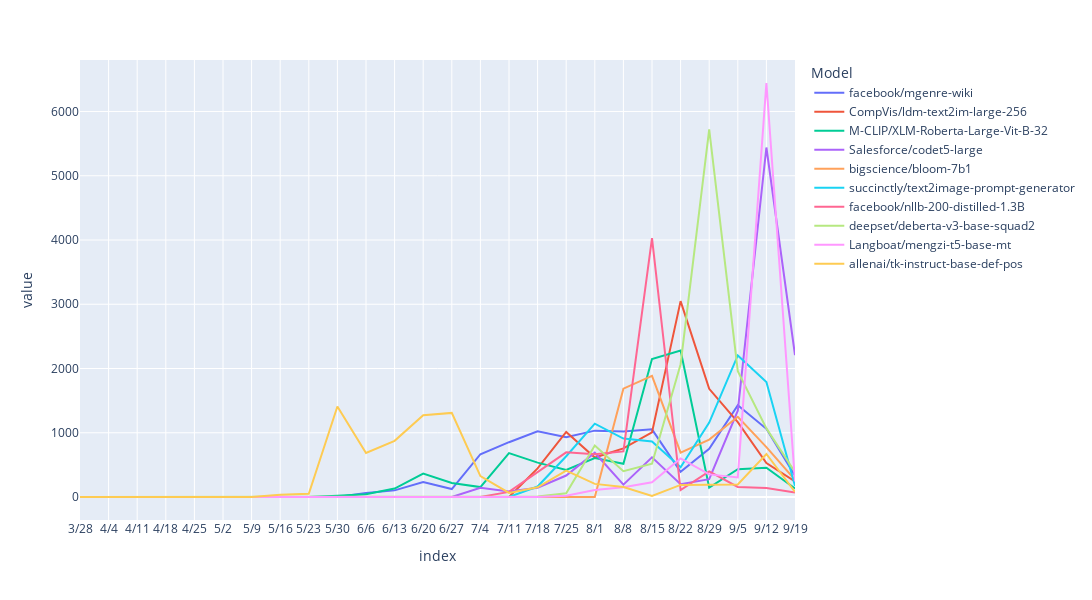

Notebook code for this chart:
### Code cell
df_popular_low1.plot(kind='line', width=1400, height=600) #models that have mean downloads > 275 but < 500

### Figure 1 — Plotly figure (JSON) as saved in the notebook; plotly's stock layout.template omitted (floating-point values rounded to 4 significant figures)
{"data": [{"hovertemplate": "Model=facebook/mgenre-wiki<br>index=%{x}<br>value=%{y}<extra></extra>", "legendgroup": "facebook/mgenre-wiki", "line": {"color": "#636efa", "dash": "solid"}, "marker": {"symbol": "circle"}, "mode": "lines", "name": "facebook/mgenre-wiki", "orientation": "v", "showlegend": true, "type": "scatter", "x": ["3/28", "4/4", "4/11", "4/18", "4/25", "5/2", "5/9", "5/16", "5/23", "5/30", "6/6", "6/13", "6/20", "6/27", "7/4", "7/11", "7/18", "7/25", "8/1", "8/8", "8/15", "8/22", "8/29", "9/5", "9/12", "9/19"], "xaxis": "x", "y": [0, 0, 0, 0, 0, 0, 0, 0, 0, 0, 61, 103, 234, 124, 666, 853, 1023, 929, 1033, 1019, 1053, 394, 751, 1430, 1061, 331], "yaxis": "y"}, {"hovertemplate": "Model=CompVis/ldm-text2im-large-256<br>index=%{x}<br>value=%{y}<extra></extra>", "legendgroup": "CompVis/ldm-text2im-large-256", "line": {"color": "#EF553B", "dash": "solid"}, "marker": {"symbol": "circle"}, "mode": "lines", "name": "CompVis/ldm-text2im-large-256", "orientation": "v", "showlegend": true, "type": "scatter", "x": ["3/28", "4/4", "4/11", "4/18", "4/25", "5/2", "5/9", "5/16", "5/23", "5/30", "6/6", "6/13", "6/20", "6/27", "7/4", "7/11", "7/18", "7/25", "8/1", "8/8", "8/15", "8/22", "8/29", "9/5", "9/12", "9/19"], "xaxis": "x", "y": [0, 0, 0, 0, 0, 0, 0, 0, 0, 0, 0, 0, 0, 0, 0, 0, 445, 1012, 614, 757, 1005, 3049, 1684, 1166, 529, 241], "yaxis": "y"}, {"hovertemplate": "Model=M-CLIP/XLM-Roberta-Large-Vit-B-32<br>index=%{x}<br>value=%{y}<extra></extra>", "legendgroup": "M-CLIP/XLM-Roberta-Large-Vit-B-32", "line": {"color": "#00cc96", "dash": "solid"}, "marker": {"symbol": "circle"}, "mode": "lines", "name": "M-CLIP/XLM-Roberta-Large-Vit-B-32", "orientation": "v", "showlegend": true, "type": "scatter", "x": ["3/28", "4/4", "4/11", "4/18", "4/25", "5/2", "5/9", "5/16", "5/23", "5/30", "6/6", "6/13", "6/20", "6/27", "7/4", "7/11", "7/18", "7/25", "8/1", "8/8", "8/15", "8/22", "8/29", "9/5", "9/12", "9/19"], "xaxis": "x", "y": [0, 0, 0, 0, 0, 0, 0, 0, 0, 21, 44, 132, 365, 217, 154, 683, 535, 422, 605, 518, 2149, 2280, 147, 432, 455, 134], "yaxis": "y"}, {"hovertemplate": "Model=Salesforce/codet5-large<br>index=%{x}<br>value=%{y}<extra></extra>", "legendgroup": "Salesforce/codet5-large", "line": {"color": "#ab63fa", "dash": "solid"}, "marker": {"symbol": "circle"}, "mode": "lines", "name": "Salesforce/codet5-large", "orientation": "v", "showlegend": true, "type": "scatter", "x": ["3/28", "4/4", "4/11", "4/18", "4/25", "5/2", "5/9", "5/16", "5/23", "5/30", "6/6", "6/13", "6/20", "6/27", "7/4", "7/11", "7/18", "7/25", "8/1", "8/8", "8/15", "8/22", "8/29", "9/5", "9/12", "9/19"], "xaxis": "x", "y": [0, 0, 0, 0, 0, 0, 0, 0, 0, 0, 0, 0, 0, 0, 143, 85, 145, 334, 689, 192, 618, 199, 278, 1343, 5440, 2208], "yaxis": "y"}, {"hovertemplate": "Model=bigscience/bloom-7b1<br>index=%{x}<br>value=%{y}<extra></extra>", "legendgroup": "bigscience/bloom-7b1", "line": {"color": "#FFA15A", "dash": "solid"}, "marker": {"symbol": "circle"}, "mode": "lines", "name": "bigscience/bloom-7b1", "orientation": "v", "showlegend": true, "type": "scatter", "x": ["3/28", "4/4", "4/11", "4/18", "4/25", "5/2", "5/9", "5/16", "5/23", "5/30", "6/6", "6/13", "6/20", "6/27", "7/4", "7/11", "7/18", "7/25", "8/1", "8/8", "8/15", "8/22", "8/29", "9/5", "9/12", "9/19"], "xaxis": "x", "y": [0, 0, 0, 0, 0, 0, 0, 0, 0, 0, 0, 0, 0, 0, 0, 0, 0, 0, 0, 1687, 1886, 690, 893, 1249, 777, 268], "yaxis": "y"}, {"hovertemplate": "Model=succinctly/text2image-prompt-generator<br>index=%{x}<br>value=%{y}<extra></extra>", "legendgroup": "succinctly/text2image-prompt-generator", "line": {"color": "#19d3f3", "dash": "solid"}, "marker": {"symbol": "circle"}, "mode": "lines", "name": "succinctly/text2image-prompt-generator", "orientation": "v", "showlegend": true, "type": "scatter", "x": ["3/28", "4/4", "4/11", "4/18", "4/25", "5/2", "5/9", "5/16", "5/23", "5/30", "6/6", "6/13", "6/20", "6/27", "7/4", "7/11", "7/18", "7/25", "8/1", "8/8", "8/15", "8/22", "8/29", "9/5", "9/12", "9/19"], "xaxis": "x", "y": [0, 0, 0, 0, 0, 0, 0, 0, 0, 0, 0, 0, 0, 0, 0, 0, 163, 634, 1142, 909, 863, 464, 1159, 2203, 1791, 171], "yaxis": "y"}, {"hovertemplate": "Model=facebook/nllb-200-distilled-1.3B<br>index=%{x}<br>value=%{y}<extra></extra>", "legendgroup": "facebook/nllb-200-distilled-1.3B", "line": {"color": "#FF6692", "dash": "solid"}, "marker": {"symbol": "circle"}, "mode": "lines", "name": "facebook/nllb-200-distilled-1.3B", "orientation": "v", "showlegend": true, "type": "scatter", "x": ["3/28", "4/4", "4/11", "4/18", "4/25", "5/2", "5/9", "5/16", "5/23", "5/30", "6/6", "6/13", "6/20", "6/27", "7/4", "7/11", "7/18", "7/25", "8/1", "8/8", "8/15", "8/22", "8/29", "9/5", "9/12", "9/19"], "xaxis": "x", "y": [0, 0, 0, 0, 0, 0, 0, 0, 0, 0, 0, 0, 0, 0, 0, 80, 383, 695, 667, 709, 4029, 108, 400, 157, 139, 70], "yaxis": "y"}, {"hovertemplate": "Model=deepset/deberta-v3-base-squad2<br>index=%{x}<br>value=%{y}<extra></extra>", "legendgroup": "deepset/deberta-v3-base-squad2", "line": {"color": "#B6E880", "dash": "solid"}, "marker": {"symbol": "circle"}, "mode": "lines", "name": "deepset/deberta-v3-base-squad2", "orientation": "v", "showlegend": true, "type": "scatter", "x": ["3/28", "4/4", "4/11", "4/18", "4/25", "5/2", "5/9", "5/16", "5/23", "5/30", "6/6", "6/13", "6/20", "6/27", "7/4", "7/11", "7/18", "7/25", "8/1", "8/8", "8/15", "8/22", "8/29", "9/5", "9/12", "9/19"], "xaxis": "x", "y": [0, 0, 0, 0, 0, 0, 0, 0, 0, 0, 0, 0, 0, 0, 0, 0, 7, 59, 801, 401, 517, 2067, 5722, 1958, 1068, 386], "yaxis": "y"}, {"hovertemplate": "Model=Langboat/mengzi-t5-base-mt<br>index=%{x}<br>value=%{y}<extra></extra>", "legendgroup": "Langboat/mengzi-t5-base-mt", "line": {"color": "#FF97FF", "dash": "solid"}, "marker": {"symbol": "circle"}, "mode": "lines", "name": "Langboat/mengzi-t5-base-mt", "orientation": "v", "showlegend": true, "type": "scatter", "x": ["3/28", "4/4", "4/11", "4/18", "4/25", "5/2", "5/9", "5/16", "5/23", "5/30", "6/6", "6/13", "6/20", "6/27", "7/4", "7/11", "7/18", "7/25", "8/1", "8/8", "8/15", "8/22", "8/29", "9/5", "9/12", "9/19"], "xaxis": "x", "y": [0, 0, 0, 0, 0, 0, 0, 0, 0, 0, 0, 0, 0, 0, 0, 0, 0, 19, 108, 152, 228, 601, 352, 304, 6444, 241], "yaxis": "y"}, {"hovertemplate": "Model=allenai/tk-instruct-base-def-pos<br>index=%{x}<br>value=%{y}<extra></extra>", "legendgroup": "allenai/tk-instruct-base-def-pos", "line": {"color": "#FECB52", "dash": "solid"}, "marker": {"symbol": "circle"}, "mode": "lines", "name": "allenai/tk-instruct-base-def-pos", "orientation": "v", "showlegend": true, "type": "scatter", "x": ["3/28", "4/4", "4/11", "4/18", "4/25", "5/2", "5/9", "5/16", "5/23", "5/30", "6/6", "6/13", "6/20", "6/27", "7/4", "7/11", "7/18", "7/25", "8/1", "8/8", "8/15", "8/22", "8/29", "9/5", "9/12", "9/19"], "xaxis": "x", "y": [0, 0, 0, 0, 0, 0, 0, 34, 49, 1408, 686, 874, 1274, 1309, 326, 64, 151, 410, 204, 156, 16, 188, 191, 196, 670, 79], "yaxis": "y"}], "layout": {"height": 600, "legend": {"title": {"text": "Model"}, "tracegroupgap": 0}, "margin": {"t": 60}, "width": 1400, "xaxis": {"anchor": "y", "domain": [0, 1], "title": {"text": "index"}}, "yaxis": {"anchor": "x", "domain": [0, 1], "title": {"text": "value"}}}}
